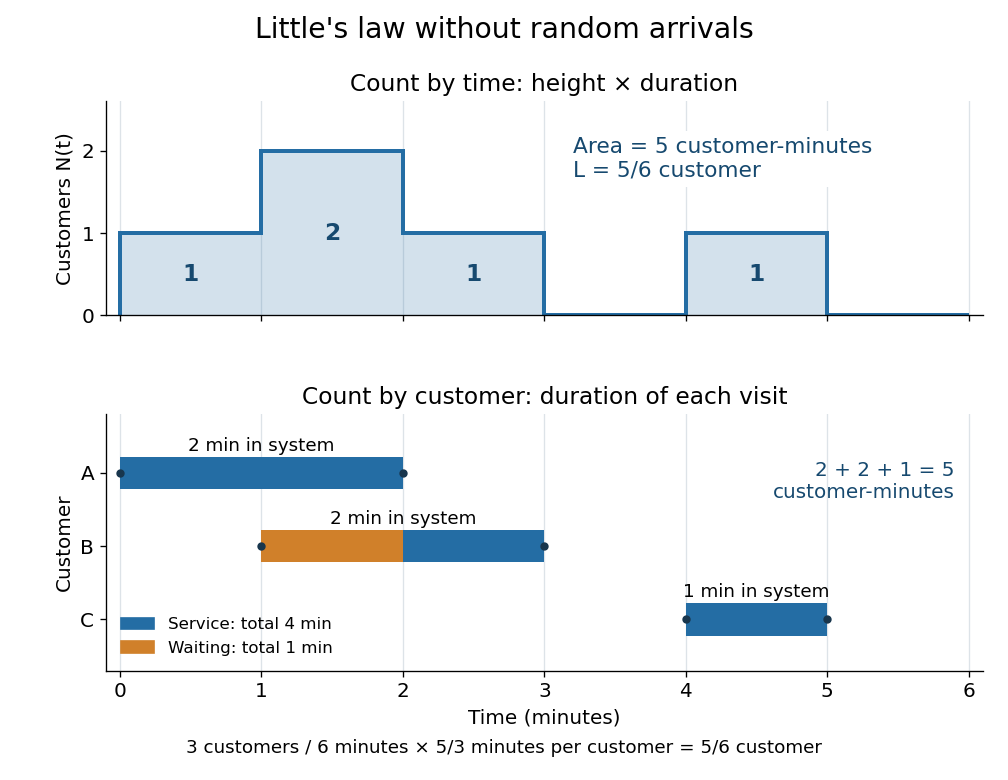

This figure's Python source:
"""Draw a deterministic Little's-law example; write the PNG to the CWD.

Tested with Python 3.14.4, matplotlib 3.10.7, and numpy 2.3.5.
Run from _media: MPLBACKEND=Agg python3 ../little-law-sample-path.py
"""

from pathlib import Path

import matplotlib.pyplot as plt
import numpy as np
from matplotlib.patches import Patch


def main():
    arrivals = np.array([0., 1., 4.])
    starts = np.array([0., 2., 4.])
    departures = np.array([2., 3., 5.])
    times = np.array([0., 1., 2., 3., 4., 5., 6.])
    midpoints = (times[:-1] + times[1:]) / 2
    population = np.sum((arrivals[:, None] <= midpoints)
                        & (midpoints < departures[:, None]), axis=0)
    area = np.dot(np.diff(times), population)
    assert area == 5 == np.sum(departures - arrivals)
    assert np.sum(starts - arrivals) == 1
    assert np.sum(departures - starts) == 4

    plt.rcParams.update({'font.size': 12, 'axes.titlesize': 14})
    blue, orange = '#246da4', '#d0802a'
    fig, (occupancy, visits) = plt.subplots(
        2, 1, figsize=(8.4, 6.5), dpi=120, sharex=True,
        gridspec_kw={'height_ratios': [1, 1.2]}, facecolor='white')
    occupancy.stairs(population, times, fill=True, color=blue, alpha=.2)
    occupancy.stairs(population, times, color=blue, linewidth=2.4)
    for left, n in zip(times[:-1], population):
        if n:
            occupancy.text(left + .5, n / 2, str(n), ha='center', va='center',
                           color='#16496f', fontsize=14, weight='bold')
    occupancy.text(3.2, 1.9, 'Area = 5 customer-minutes\nL = 5/6 customer',
                   fontsize=13, color='#16496f', va='center',
                   bbox={'facecolor': 'white', 'edgecolor': 'none'})
    occupancy.set(ylim=(0, 2.6), yticks=[0, 1, 2], ylabel='Customers N(t)',
                  title='Count by time: height × duration')

    for row, name, arrival, start, departure in zip(
            [3, 2, 1], ['A', 'B', 'C'], arrivals, starts, departures):
        if start > arrival:
            visits.broken_barh([(arrival, start - arrival)], (row - .22, .44),
                              facecolors=orange)
        visits.broken_barh([(start, departure - start)], (row - .22, .44),
                          facecolors=blue)
        visits.text((arrival + departure) / 2, row + .3,
                    f'{departure - arrival:g} min in system',
                    ha='center', fontsize=11)
        visits.plot([arrival, departure], [row, row], 'o', color='#18364d',
                    markersize=4)
    visits.text(5.9, 2.65, '2 + 2 + 1 = 5\ncustomer-minutes', ha='right',
                color='#16496f', fontsize=12)
    visits.set(yticks=[1, 2, 3], yticklabels=['C', 'B', 'A'], ylim=(.3, 3.8),
               xlim=(-.1, 6.1), xticks=times, xlabel='Time (minutes)',
               ylabel='Customer', title='Count by customer: duration of each visit')
    visits.legend(handles=[Patch(color=blue, label='Service: total 4 min'),
                           Patch(color=orange, label='Waiting: total 1 min')],
                  loc='lower left', frameon=False, fontsize=10)
    for ax in (occupancy, visits):
        ax.grid(axis='x', color='#dde3e8', linewidth=.8)
        ax.set_axisbelow(True)
        ax.spines[['top', 'right']].set_visible(False)
    fig.suptitle("Little's law without random arrivals", fontsize=17, y=.98)
    fig.text(.5, .035, '3 customers / 6 minutes × 5/3 minutes per customer = 5/6 customer',
             ha='center', fontsize=11)
    fig.subplots_adjust(left=.105, right=.975, top=.87, bottom=.14, hspace=.42)
    fig.savefig(Path.cwd() / Path(__file__).with_suffix('.png').name,
                facecolor='white', transparent=False)
    plt.close(fig)


if __name__ == '__main__':
    main()
